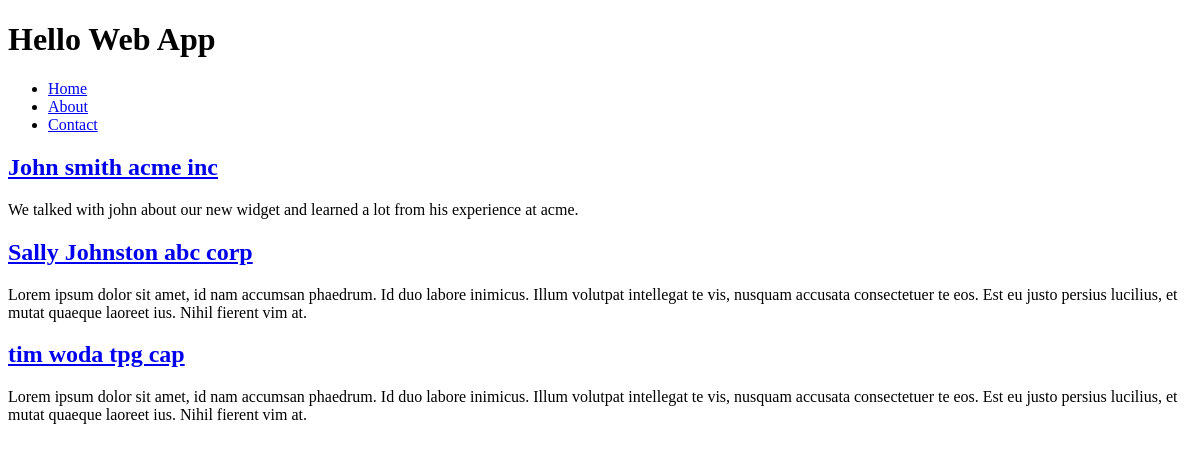
Before: / with the older database file.
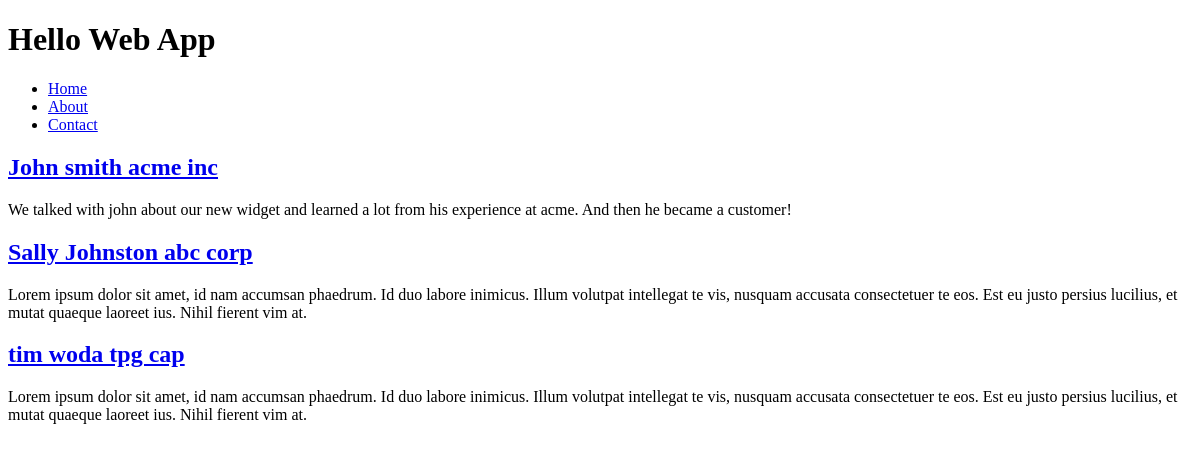
After: the same page with the newer database file.
### collection/models.py (models this page shows)
class Interview(models.Model):
	name = models.CharField(max_length=255)
	description = models.TextField()
	slug = models.SlugField(unique=True)

### collection/views.py (the view)
# urls.py: url(r'^$', 'collection.views.index', name='home'),
def index(request):
    interviews = Interview.objects.all()
    return render_to_response('index.html', {
        'interviews': interviews,
    }, context_instance=RequestContext(request))

### collection/templates/index.html (shortened to what this page needs)
{% extends 'layouts/base.html' %}
{% block content %}
{% for interview in interviews %}
	<h2>
	<a href="{% url 'interview_detail' slug=interview.slug %}">
		{{ interview.name }}
	</a>
	</h2>
	<p>{{ interview.description }}</p>
{% endfor %}
{% endblock %}

Changed rows visible on the page:
changed Interview "John smith acme inc": description "We talked with john about our new widget and learned a lot from his experience at acme." → "We talked with john about our new widget and learned a lot from his experience at acme. And then he became a customer!"
